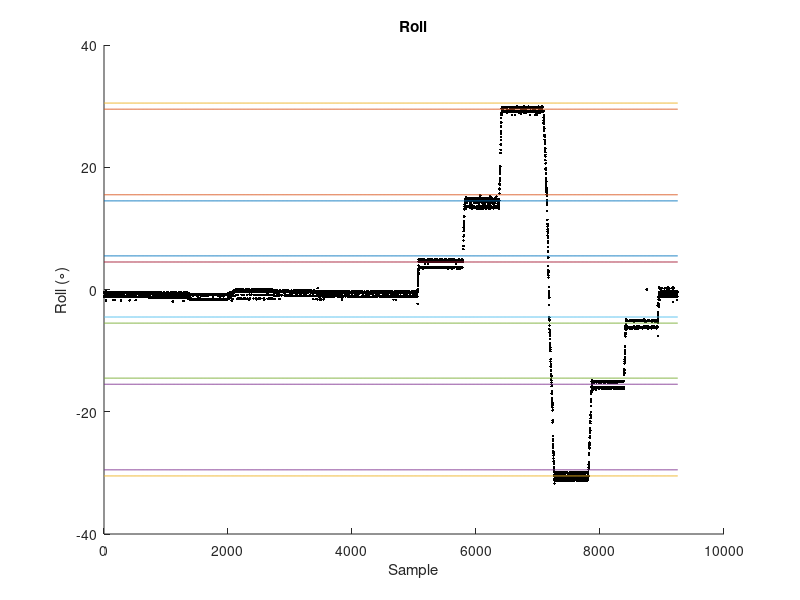
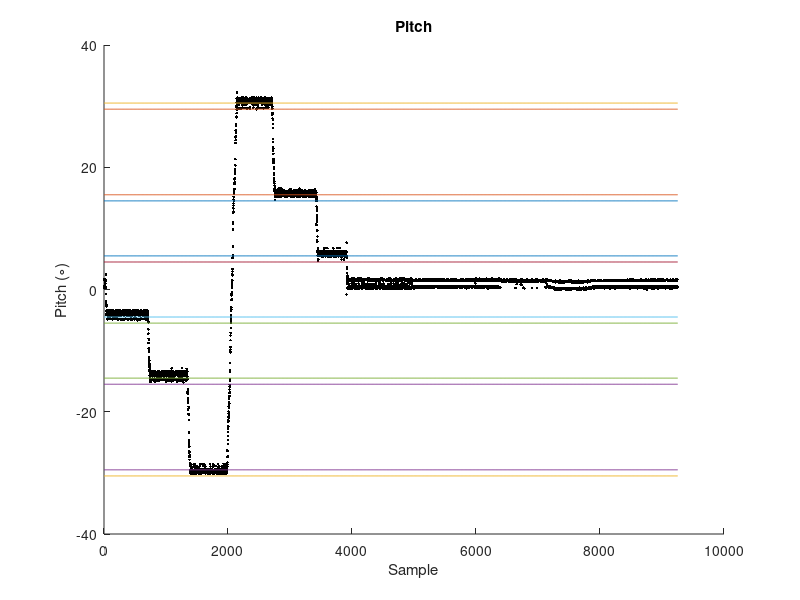

Here is the MATLAB script that generated these plots, in order:
%% IMU Validation

% Import Log File from Validation Test.

test_data = csvread('GSDataLogVTest4_4.csv',3,14);

%% Post-Processing of Roll and Pitch Measurements

roll = test_data(:,1);
% measured roll during validation test

pitch = test_data(:,2);
% measured pitch during validation test

%% Vectors of Angles Tested

x = linspace(0,length(roll),1001);
yp5p = 5.*ones(size(x))+0.5;
yp5n = 5.*ones(size(x))-0.5;
yp15p = 15.*ones(size(x))+0.5;
yp15n = 15.*ones(size(x))-0.5;
yp30p = 30.*ones(size(x))+0.5;
yp30n = 30.*ones(size(x))-0.5;
yn5p = -5.*ones(size(x))+0.5;
yn5n = -5.*ones(size(x))-0.5;
yn15p = -15.*ones(size(x))+0.5;
yn15n = -15.*ones(size(x))-0.5;
yn30p = -30.*ones(size(x))+0.5;
yn30n = -30.*ones(size(x))-0.5;

figure
hold on
title('Roll')
xlabel('Sample')
ylabel('Roll (\circ)')
plot(roll,'.k')
plot(x,yp5p,x,yp15p,x,yp30p,x,yn30p,x,yn15p,x,yn5p)
plot(x,yp5n,x,yp15n,x,yp30n,x,yn30n,x,yn15n,x,yn5n)

figure
hold on
title('Pitch')
xlabel('Sample')
ylabel('Pitch (\circ)')
plot(pitch,'.k')
plot(x,yp5p,x,yp15p,x,yp30p,x,yn30p,x,yn15p,x,yn5p)
plot(x,yp5n,x,yp15n,x,yp30n,x,yn30n,x,yn15n,x,yn5n)
